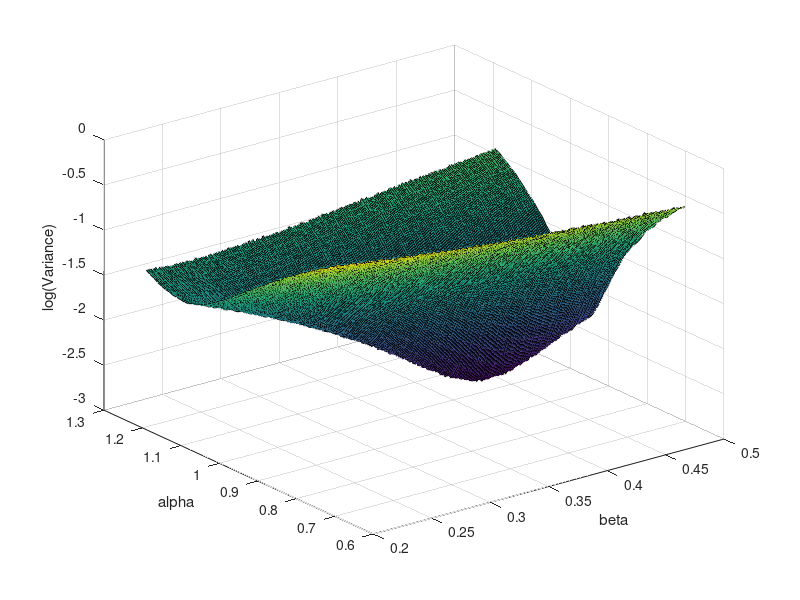
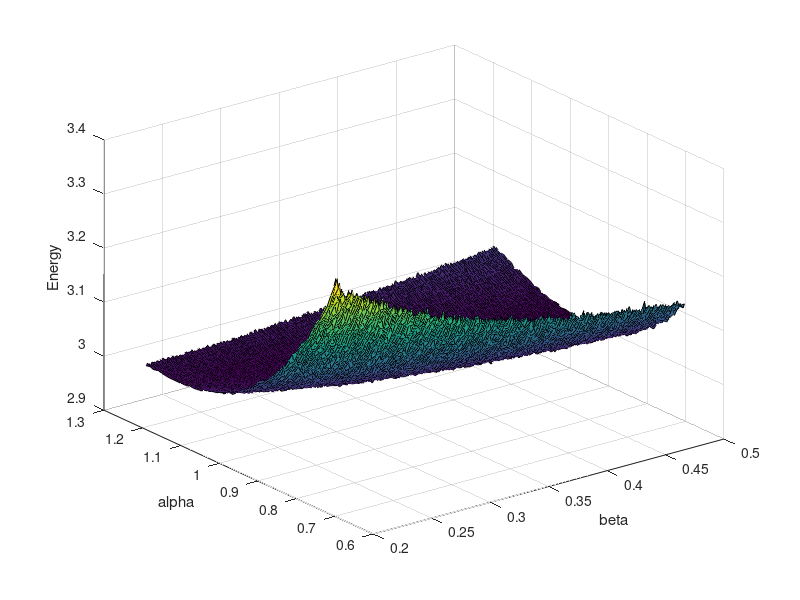

The MATLAB source for these figures, in order:
E = csvread('test_energies.csv');
V = csvread('test_variances.csv');
alpha = csvread('test_alpha.csv');
beta = csvread('test_beta.csv');
figure(1)
surf(beta,alpha,log10(V));
xlabel('beta')
ylabel('alpha')
zlabel('log(Variance)')

figure(2)
surf(beta,alpha,E);
xlabel('beta')
ylabel('alpha')
zlabel('Energy')